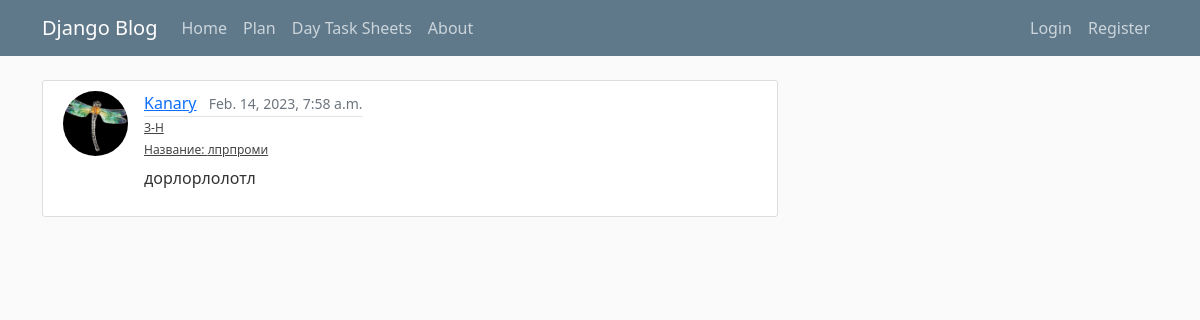
The app's page /, older data.
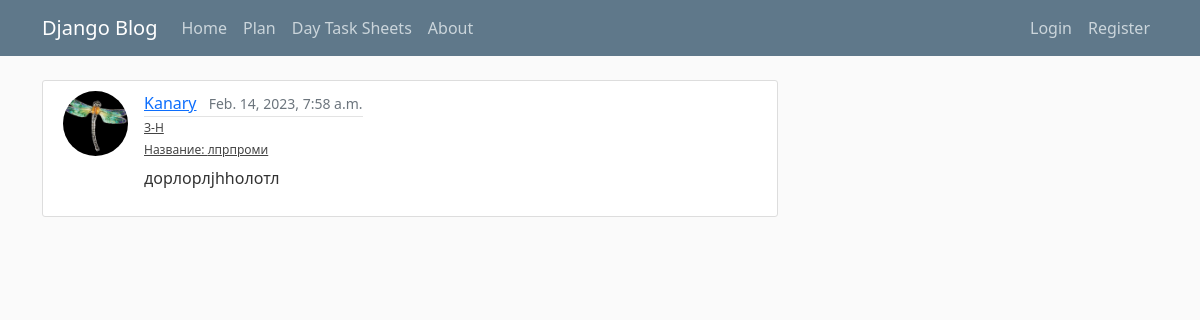
The same page, newer data.
### blog/models.py (models this page shows, shortened)
class Post(models.Model):
    STATUS_CHOICES = [
            ('AC', 'Active'),
            ('CA', 'Cancelled'),
            ('PS', 'Postponed'),
            ('HD', 'Hidden'),
            ]
    title = models.CharField(max_length=100)
    content = models.TextField()
    purchaser = models.ForeignKey(Purchaser,
                                  on_delete=models.RESTRICT)
    date_posted = models.DateTimeField(default=timezone.now)
    author = models.ForeignKey(User,
                               on_delete=models.RESTRICT,
                               default=1)
    status = models.CharField(max_length=2,
                              choices=STATUS_CHOICES,
                              default='HD')
    parent = models.ForeignKey('self',
                               on_delete=models.CASCADE,
                               blank=True,
                               null=True)

### users/models.py (models this page shows, shortened)
class Profile(models.Model):
    user = models.OneToOneField(User, on_delete=models.CASCADE)
    image = models.ImageField(default='default.jpg', upload_to='profile_pics')

### blog/views.py (the view)
# urls.py: path('', HomeView.as_view(), name='blog-home'),
class HomeView(ListView):
    model = Post
    template_name = 'blog/home.html'
    def get_context_data(self, **kwargs):
        context = super().get_context_data(**kwargs)
        context['posts'] = Post.objects.all()
        context['orders'] = Order.objects.all()
        return context

### blog/templates/blog/home.html (shortened to what this page needs)
{% extends "blog/base.html" %}
{% block content %}
{% for post in posts %}
<article class="d-flex content-section">
    <img class="rounded-circle article-img" src="{{ post.author.profile.image.url }}">
    <div class="media-body">
        <div class="article-metadata">
            <a class="me-2" href="{% url 'user-posts' post.author.username %}">{{ post.author }}</a>
            <small class="text-muted">{{ post.date_posted }}</small>
        </div>
            <h6><a class="article-title" href="{% url 'post-detail' post.id %}">З-Н </a></h6>
        <h6><a class="article-title" href="{% url 'post-detail' post.id %}">Название: {{ post.title }}</a></h6>
        <p class="article-content">{{ post.content }}</p>
    </div>
</article>
{% endfor %}
{% endblock content %}

Row changes from the older to the newer data that the page shows:
changed Post "лпрпроми": content "дорлорлолотл" → "дорлорлjhhолотл"
